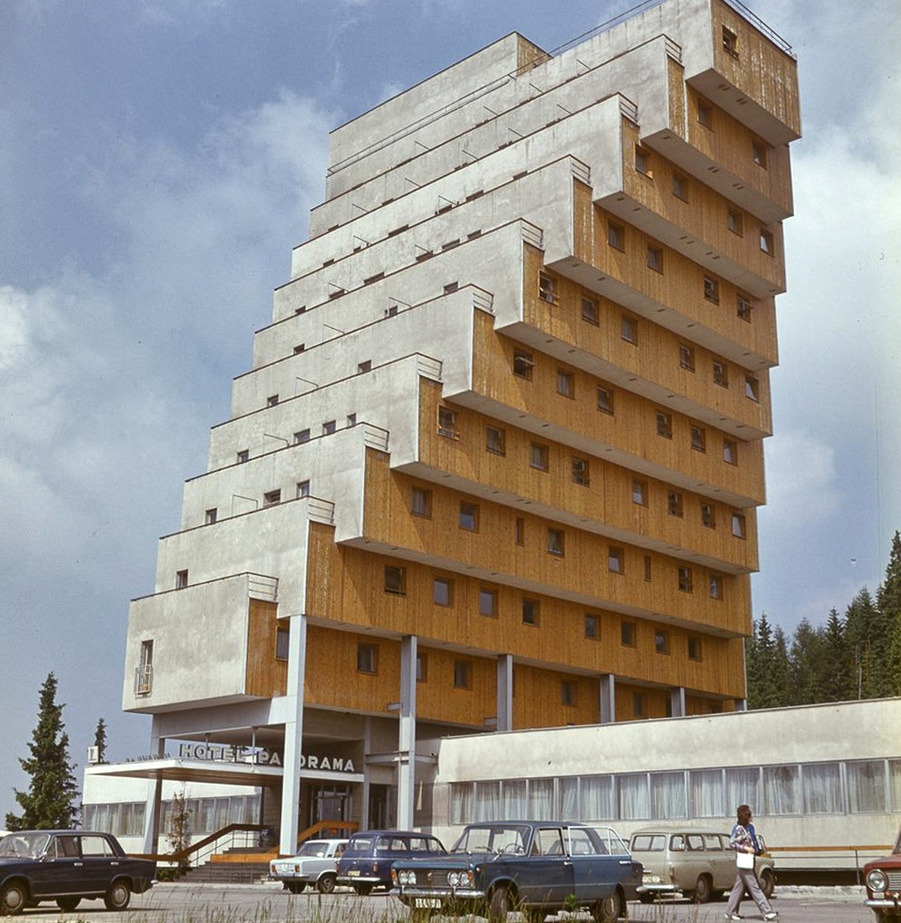
#> input picture images/house.jpg, 901 x 923 px
$ python contour.py
#> lines starting #> are read from the running program, lines starting #| are printed output that depends on the picture; after the words box and inside, x2 and y2 are one past the last pixel; in counts of white or black regions, pixels touching at a corner belong together
import cv2 as cv

orgImg=cv.imread('images/house.jpg')
#> orgImg is the input picture: shape (923, 901, 3); mean B, G, R 138.9, 144.9, 149.6

img=cv.resize(orgImg,(500,500),interpolation=cv.INTER_CUBIC)
cv.imshow('house',img)

blur=cv.GaussianBlur(img,(3,3),cv.BORDER_DEFAULT)
cv.imshow('blur house',blur)

gray=cv.cvtColor(blur,cv.COLOR_BGR2GRAY)
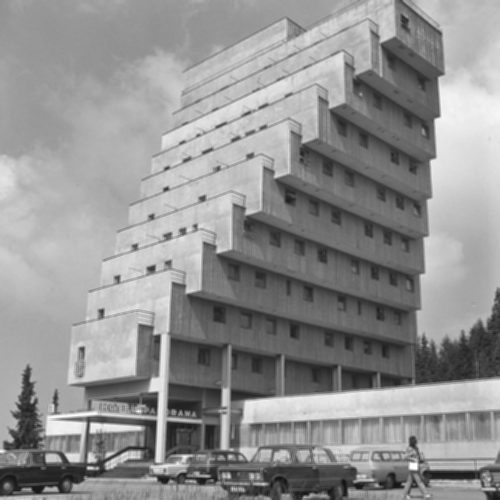
#> gray: shape (500, 500); min 18, max 254, mean 145.6
cv.imshow('Gray',gray)

canny=cv.Canny(gray,125,175)
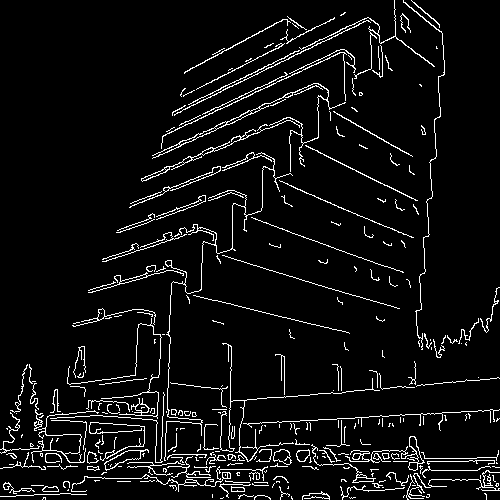
#> canny: shape (500, 500); 5.9% white in thin lines or dots
cv.imshow('Canny edges',canny)

contours, hierarchies=cv.findContours(canny,cv.RETR_LIST,cv.CHAIN_APPROX_SIMPLE)
#> contours = 349 contours, 278 with area under 20; largest, box (x1, y1, x2, y2) and area: (152, 83, 346, 172) 358, (104, 449, 149, 471) 314, (104, 450, 141, 470) 288, (345, 436, 425, 471) 262, (141, 120, 300, 182) 224

print(f'{len(contours)} contours found')
#| 349 contours found

cv.waitKey(0)

$ run again, with images/Manoj Bajpayee with memes actually went underground.jpg.jpg copied over images/house.jpg
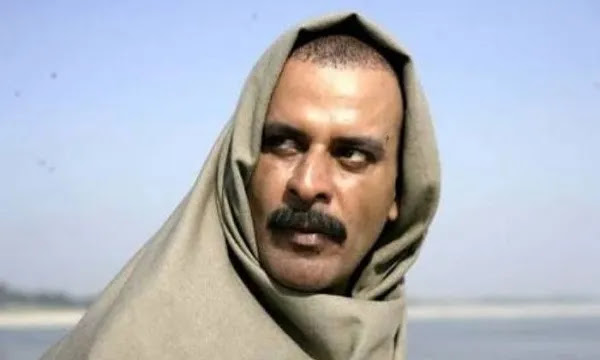
#> input picture images/Manoj Bajpayee with memes actually went underground.jpg.jpg, 600 x 360 px
#> orgImg is the input picture: shape (360, 600, 3); mean B, G, R 187.2, 179.3, 176.4
#> `gray=cv.cvtColor(blur,cv.COLOR_BGR2GRAY)`:
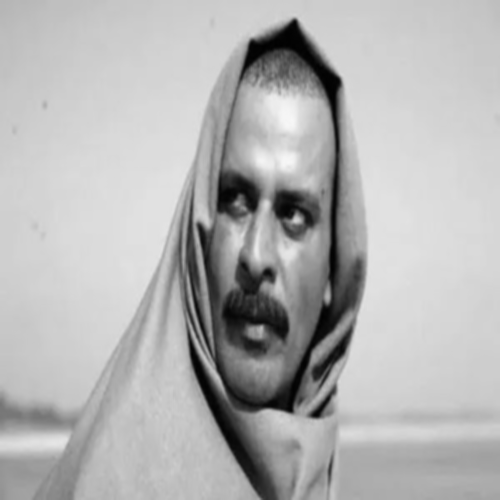
#> gray: shape (500, 500); min 1, max 247, mean 179.3
#> `canny=cv.Canny(gray,125,175)`:
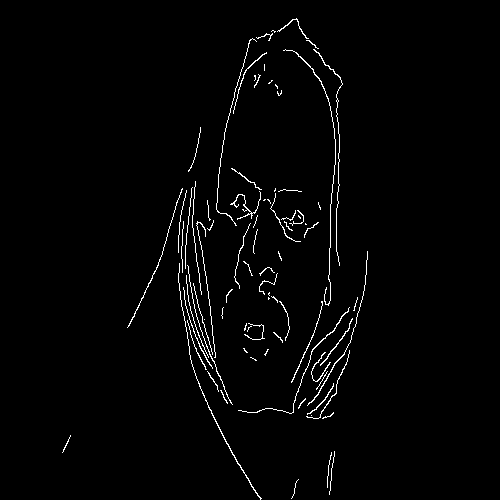
#> canny: shape (500, 500); 1.8% white in thin lines or dots, all inside (x1, y1, x2, y2) = (62, 18, 368, 500)
#> contours = 83 contours, 71 with area under 20; largest, box (x1, y1, x2, y2) and area: (178, 263, 262, 500) 57, (238, 307, 350, 414) 38, (307, 251, 368, 406) 34, (283, 49, 336, 306) 34, (230, 191, 261, 220) 32
#| 83 contours found

$ run again, with images/bing.jpg copied over images/house.jpg
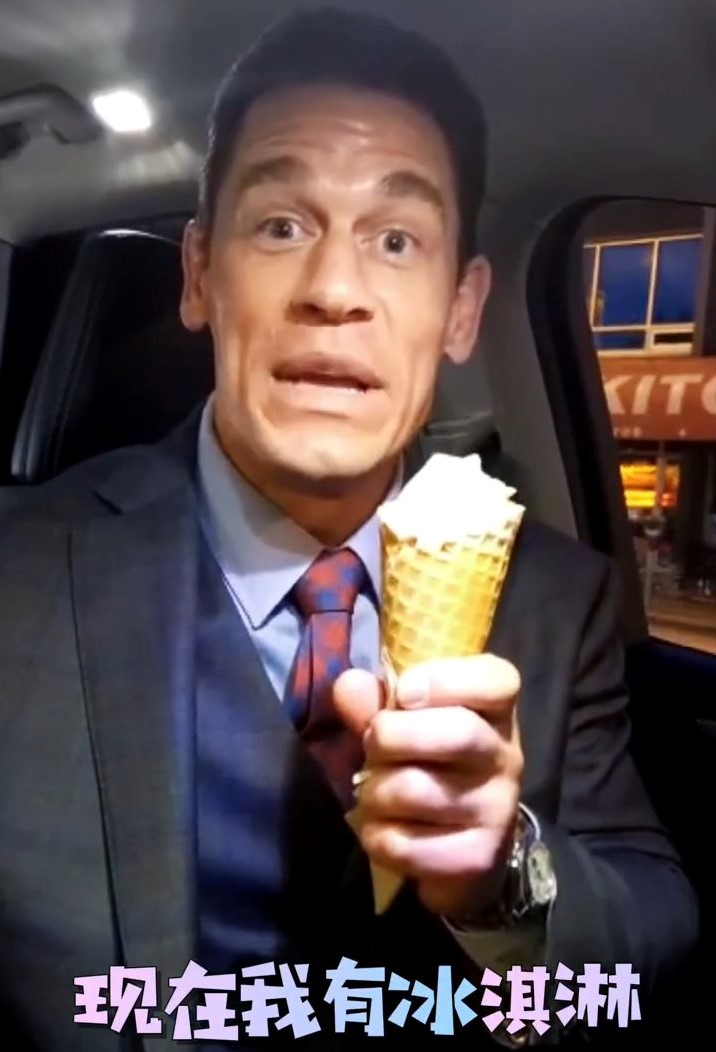
#> input picture images/bing.jpg, 716 x 1052 px
#> orgImg is the input picture: shape (1052, 716, 3); mean B, G, R 75.3, 73.6, 86.1
#> `gray=cv.cvtColor(blur,cv.COLOR_BGR2GRAY)`:
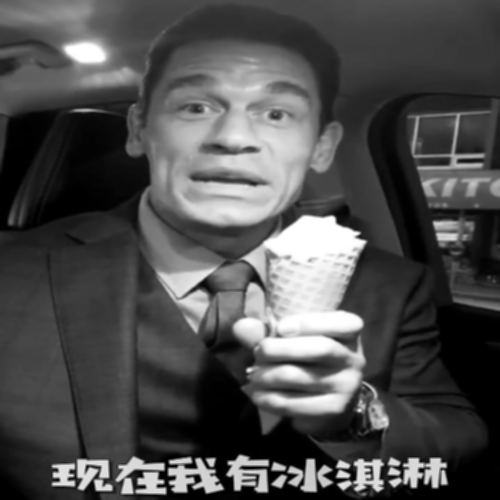
#> gray: shape (500, 500); min 0, max 255, mean 77.5
#> `canny=cv.Canny(gray,125,175)`:
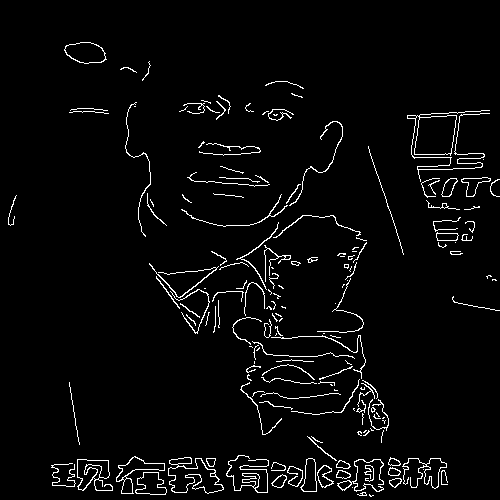
#> canny: shape (500, 500); 3.4% white in thin lines or dots, all inside (x1, y1, x2, y2) = (8, 42, 500, 497)
#> contours = 205 contours, 144 with area under 20; largest, box (x1, y1, x2, y2) and area: (407, 110, 490, 182) 1444, (414, 115, 457, 155) 1398, (168, 457, 224, 494) 1139, (168, 458, 224, 494) 964, (77, 459, 113, 491) 674
#| 205 contours found
